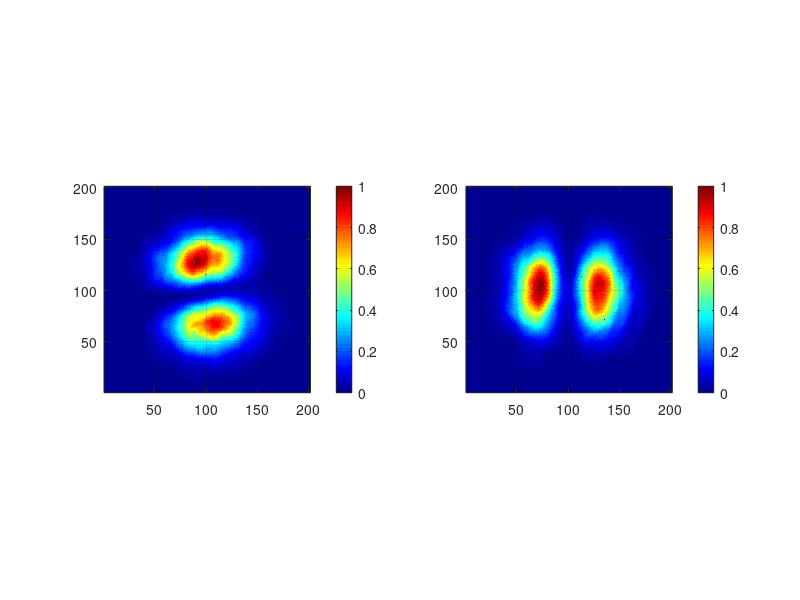
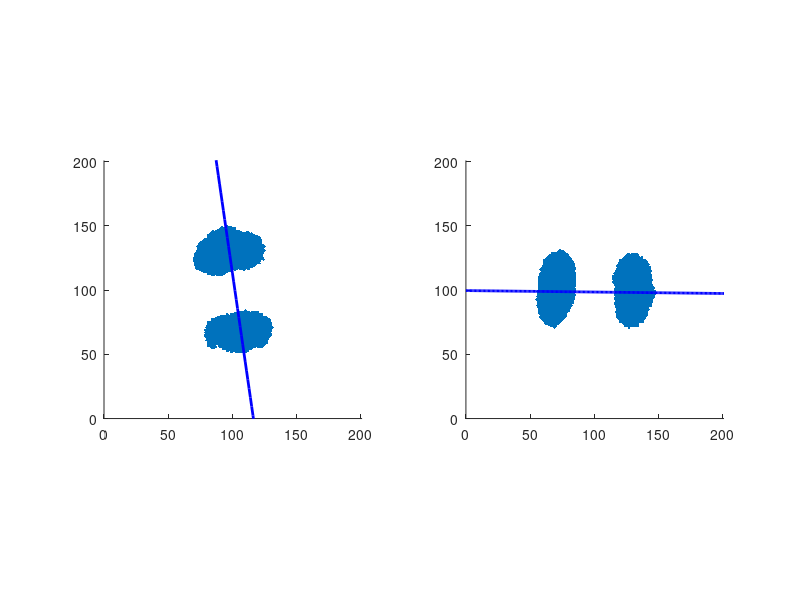
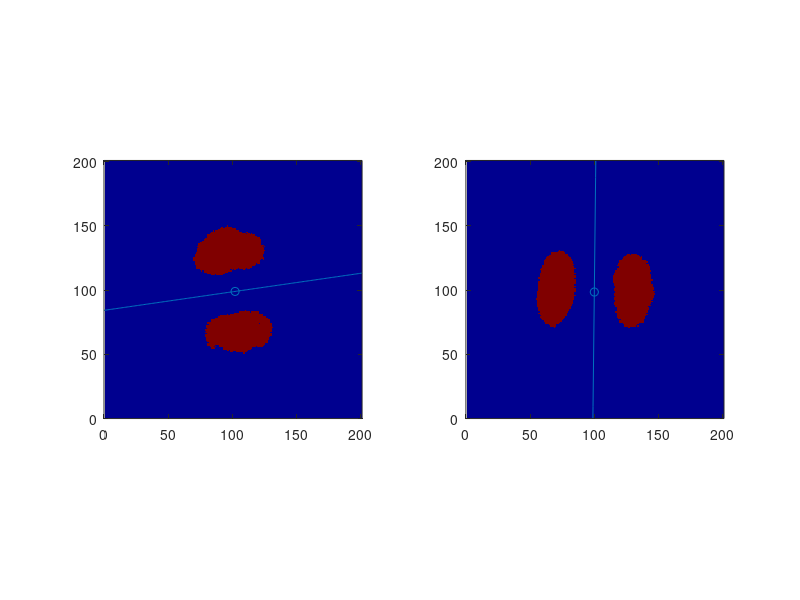
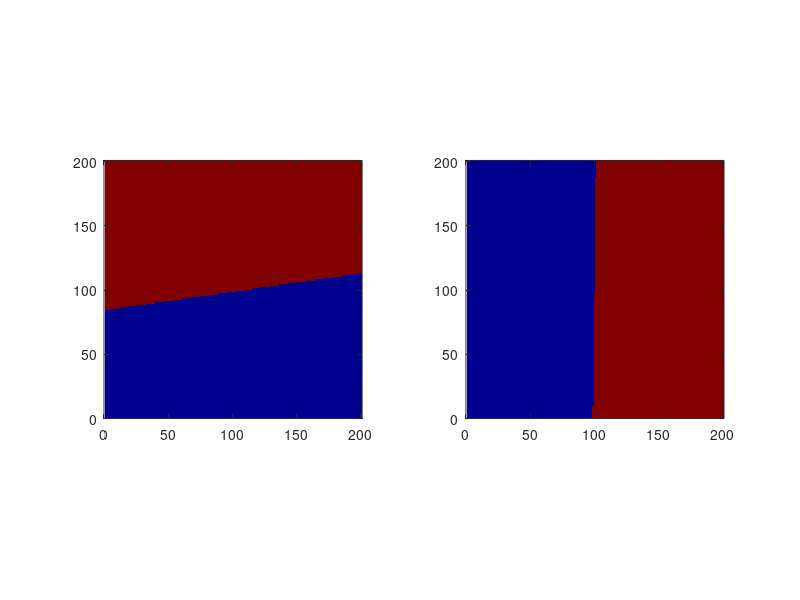

MATLAB code to generate these figures, in order: (Note: this script raises an error after producing the figures.)
clear all
close all
clc
n1=1;
n2=1;
%%%傾き補正
til1=1;
til2=1;
%%%切片補正
itc1=0;
itc2=0;
pointx_0=205; %左端のローブ
pointx_n=405;
pointy_0=135; %左端のローブ
pointy_n=505;



%% import data and binarize
img1=importdata('Image/1/0.csv');
img2=importdata('Image/1/90.csv');
img1=img1./max(max(img1));
img2=img2./max(max(img2));
img_size1=size(img1);
img_size2=size(img2);
img_bin1=img1>0.5; %binarize
img_bin2=img2>0.5;

figure(1)
subplot(1,2,1);imagesc(img1);axis image;colormap jet; grid on;colorbar;axis xy
subplot(1,2,2);imagesc(img2);axis image;colormap jet; grid on;colorbar;axis xy

hold on

%% Linear fitting
figure(2)
col1 = [95 109];
row1 = [148 51];
col2 = [58 147];
row2 = [99 98];




% Calculation of fitting function
degree = 1; % fitting order
func_parameter1 = polyfit(col1, row1, degree);
func_parameter1(1)=func_parameter1(1).*til1;
func_parameter1(2)=func_parameter1(2)+itc1;
slope1=func_parameter1(1);
intercept1=func_parameter1(2);

func_parameter2 = polyfit(col2, row2, degree);
func_parameter2(1)=func_parameter2(1).*til2;
func_parameter2(2)=func_parameter2(2)+itc2;
slope2=func_parameter2(1);
intercept2=func_parameter2(2);

% 近似直線のx座標を生成
xFit1 = 0:img_size1(1);
xFit2 = 0:img_size2(1);
% 近似直線のy座標を計算
yFit1 = polyval(func_parameter1, xFit1);
yFit2 = polyval(func_parameter2, xFit2);

[row1, col1] = find(img_bin1);
[row2, col2] = find(img_bin2);
subplot(1,2,1);scatter(col1,row1,'.');
hold on
plot(xFit1, yFit1, 'b-', 'LineWidth', 2);
axis image; xlim([0 img_size1(1)]);ylim([0 img_size1(1)]);

subplot(1,2,2);scatter(col2,row2,'.');
hold on
plot(xFit2, yFit2, 'b-', 'LineWidth', 2);
axis image; xlim([0 img_size1(1)]);ylim([0 img_size1(1)]);


%% Generation of phase boundary
figure(3)
% Midpoint of intensity interval
boundary_y1(1)=99; boundary_x1(1)=1/slope1.*(boundary_y1(1)-intercept1);
boundary_x2(1)=100; boundary_y2(1)=boundary_x2(1)*slope2+intercept2;

boundary_y1(2)=1974; boundary_x1(2)=1/slope1.*(boundary_y1(2)-intercept1);
boundary_x2(2)=1979; boundary_y2(2)=boundary_x2(2)*slope2+intercept2;

boundary_y1(3)=1980; boundary_x1(3)=1/slope1.*(boundary_y1(3)-intercept1);
boundary_x2(3)=2011; boundary_y2(3)=boundary_x2(3)*slope2+intercept2;

boundary_y1(4)=1950; boundary_x1(4)=1/slope1.*(boundary_y1(4)-intercept1);
boundary_x2(4)=2038; boundary_y2(4)=boundary_x2(4)*slope2+intercept2;

% Phase boundary
slope_inv1=-1/slope1;
slope_inv2=-1/slope2;

subplot(1,2,1);imagesc(img_bin1);axis image;colormap jet; 
hold on
scatter(boundary_x1,boundary_y1);
for i=1:n1
    bound1=slope_inv1.*xFit1-slope_inv1.*boundary_x1(i)+boundary_y1(i);
    plot(xFit1,bound1)
end
axis xy;axis image; xlim([0 img_size1(1)]);ylim([0 img_size1(1)]);

subplot(1,2,2);imagesc(img_bin2);axis image;colormap jet; 
hold on
scatter(boundary_x2,boundary_y2);
for i=1:n2
    bound2=slope_inv2.*xFit1-slope_inv2.*boundary_x2(i)+boundary_y2(i);
    plot(xFit2,bound2)
end
axis xy;axis image; xlim([0 img_size1(1)]);ylim([0 img_size1(1)]);

%% phase plot
phase1=ones(img_size1(1)).*exp(1j.*2.*pi);
phase2=ones(img_size2(1)).*exp(1j.*2.*pi);
for i=1:n1+1
    if i==1
        for x=1:img_size1(1)
            for y=1:img_size1(1)
                if y>slope_inv1*x-slope_inv1*boundary_x1(1)+boundary_y1(1)
                    phase1(y,x)=phase1(y,x).*exp(1j*pi);
                end
            end
        end

    elseif i<n1+1
        if 1<i
            if rem(i,2)==1
                for x=1:img_size1(1)
                    for y=1:img_size1(1)
                        if slope_inv1*x-slope_inv1*boundary_x1(i)+boundary_y1(i)<y
                            if y<slope_inv1*x-slope_inv1*boundary_x1(i-1)+boundary_y1(i-1)
                                phase1(y,x)=phase1(y,x).*exp(1j*pi);
                            end
                        end
                    end
                end
            end
        end

    else
        if rem(i,2)==1
            for x=1:img_size1(1)
                for y=1:img_size1(1)
                    if slope_inv1*x-slope_inv1*boundary_x1(n1)+boundary_y1(n1)>y
                        phase1(y,x)=phase1(y,x).*exp(1j*pi);
                    end
                end
            end
        end
     end
end


for i=1:n2+1
    if i==1
        for x=1:img_size2(1)
            for y=1:img_size2(1)
                if y<slope_inv2*x-slope_inv2*boundary_x2(1)+boundary_y2(1)
                    phase2(y,x)=phase2(y,x).*exp(1j*pi);
                end
            end
        end

    elseif i<n2+1
        if 1<i
            if rem(i,2)==1
                for x=1:img_size2(1)
                    for y=1:img_size2(1)
                        if slope_inv2*x-slope_inv2*boundary_x2(i)+boundary_y2(i)>y
                            if y>slope_inv2*x-slope_inv2*boundary_x2(i-1)+boundary_y2(i-1)
                                phase2(y,x)=phase2(y,x).*exp(1j*pi);
                            end
                        end
                    end
                end
            end
        end

    else
        if rem(i,2)==1
            for x=1:img_size2(1)
                for y=1:img_size2(1)
                    if slope_inv2*x-slope_inv2*boundary_x2(n2)+boundary_y2(n2)<y
                        phase2(y,x)=phase2(y,x).*exp(1j*pi);
                    end
                end
            end
        end
     end
end

figure(4)
subplot(1,2,1);imagesc(angle(phase1));axis image;axis xy;colormap jet; xlim([0 img_size1(1)]);ylim([0 img_size1(1)]);
subplot(1,2,2);imagesc(angle(phase2));axis image;axis xy;colormap jet; xlim([0 img_size1(1)]);ylim([0 img_size1(1)]);
axis xy

p=3;m=3;ec=2;lam=1;N=img_size2(1)+1;
[IGB,Xin,Yin]=Ince_Gaussian(15e-3,N,0,p,m,ec,4.5e-3,(2*pi/lam),0);
imagesc(abs(IGB));axis image;
IGB=rot90(IGB,-1);
aa=angle(IGB.*exp(1j*pi/2));%.*exp(-1j*17.*pi/180);
% figure(4)
% imagesc(aa);axis xy;
d=25;
for i=1:N
    for j=1:N-d
        aa(N+1-j,i)=aa(N+1-j-d,i);
    end
    aa(1:d,i)=aa(d+1,i);
end
aa(1,:)=[];
aa(:,1)=[];
% figure(5)
% imagesc(aa);axis xy;
% 回転する角度を指定 (例: 45度)
rotationAngle = 17;

% 画像のサイズを取得
[rows, cols, ~] = size(aa);

% 回転行列の作成
theta = deg2rad(rotationAngle);
rotationMatrix = [cos(theta), -sin(theta); sin(theta), cos(theta)];

% 中心座標の計算
center = [(cols+1)/2, (rows+1)/2];

% 回転行列を用いて画像を回転
rotatedImage = zeros(size(aa));
for i = 1:rows
    for j = 1:cols
        % 回転前の座標を計算
        originalCoord = rotationMatrix * ([j; i] - center') + center';
        
        % 回転前の座標が画像の範囲内か確認してから値を代入
        if all(originalCoord > 0) && all(originalCoord <= [cols; rows])
            % バイリニア補間を行う場合は、適切な補間関数を実装してください
            
            rotatedImage(i, j, :) = aa(ceil(originalCoord(2)), ceil(originalCoord(1)), :);
        end
    end
end


figure(4)
subplot(1,2,1);imagesc(angle(phase1));axis image;axis xy;colormap jet; colorbar;
subplot(1,2,2);imagesc(rotatedImage);axis image;axis xy;colormap jet; colorbar;
axis xy

%% stokes parameter s3
figure(5)
%phase1=phase1.*exp(-1j*pi/2);
%imagesc(angle(phase1));colorbar; axis xy
phase_dif=(rotatedImage)-angle(phase1);
%phase_dif=g_filter(phase_dif,51,10);

pol45q=sin(phase_dif)+1;
pol135q=-sin(phase_dif)+1;



pol45q=pol45q./max(max(pol45q));
pol135q=pol135q./max(max(pol135q));

% subplot(1,2,1);imagesc(pol45q);colorbar;
% subplot(1,2,2);imagesc(pol135q);colorbar;
I00=img1;
I90=img2;
I45=importdata('6/45.csv');
I135=importdata('6/135.csv');

I00 = I00./max(max(I00));
I90 = I90./max(max(I90));
I45 = I45./max(max(I45));
I135 = I135./max(max(I135));

s0=(I00+I90);
s1=(I00-I90);%./(I00+I90);
s2=(I45-I135);%./(I135+I45);
s3=sqrt(abs(s0.^2-s1.^2-s2.^2));

s0_n=s0./max(max(s0));
s1_n=s1./max(max(s0));
s2_n=s2./(max(max(s0)));
s3_n=s3./max(max(s0));

right_cir=sin(phase_dif)>0;
left_cir=sin(phase_dif)<0;
s3_sign=right_cir-left_cir;

s3_sign=g_filter(s3_sign,51,10);
s3_n=s3_n.*s3_sign;
%s3_n=g_filter(s3_n,31,2);
imagesc(s3_n); axis image;axis off; colormap jet;
colorbar();clim([-1 1]);

function y=g_filter(img,Size,sigma)
    % ガウシアンフィルタのサイズと標準偏差を指定
    filterSize = Size; % フィルタサイズを調整してください
    sig = sigma;    % ガウシアン分布の標準偏差を調整してください
    
    % ガウシアンカーネルの作成
    [X, Y] = meshgrid(-floor(filterSize/2):floor(filterSize/2), -floor(filterSize/2):floor(filterSize/2));
    gaussianKernel = exp(-(X.^2 + Y.^2) / (2 * sig^2));
    gaussianKernel = gaussianKernel / sum(gaussianKernel(:));
    
    % 画像サイズの取得
    [rows, cols] = size(img);
    
    % 処理結果を格納するための配列
    filteredImage = zeros(size(img));
    
    % ガウシアンフィルタの適用
    for i = floor(filterSize/2)+1:rows-floor(filterSize/2)
        for j = floor(filterSize/2)+1:cols-floor(filterSize/2)
            % フィルターサイズの範囲内の画素値を取得
            neighborhood = img((i-floor(filterSize/2)):(i+floor(filterSize/2)), ...
                                    j-floor(filterSize/2):j+floor(filterSize/2));
            
            % ガウシアンカーネルと画素値の畳み込み
            filteredImage(i,j) = sum(neighborhood(:) .* gaussianKernel(:));
        end
    end
    y=filteredImage;
end